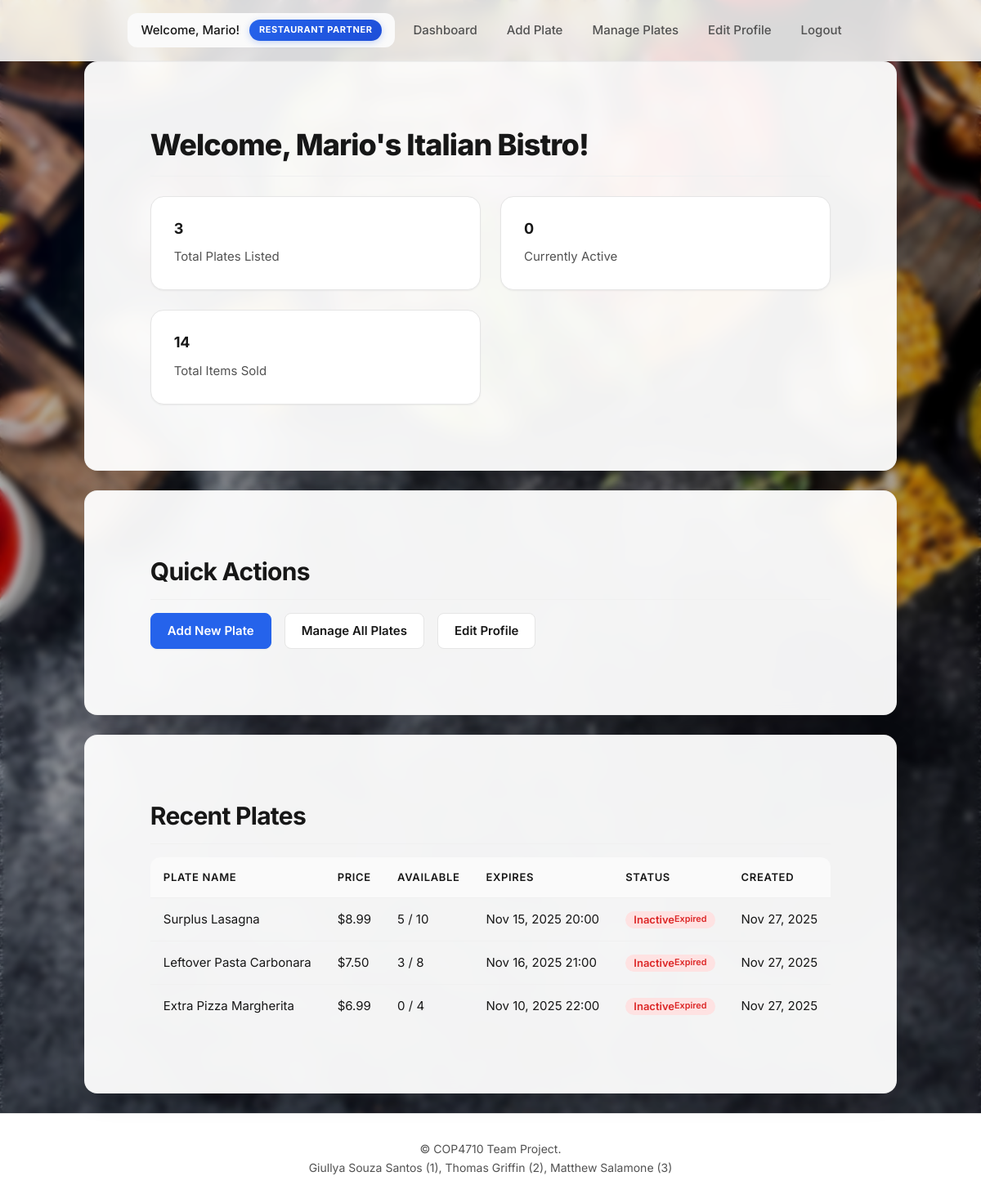
Before: /restaurant_dashboard.php (signed in) with the older database file.
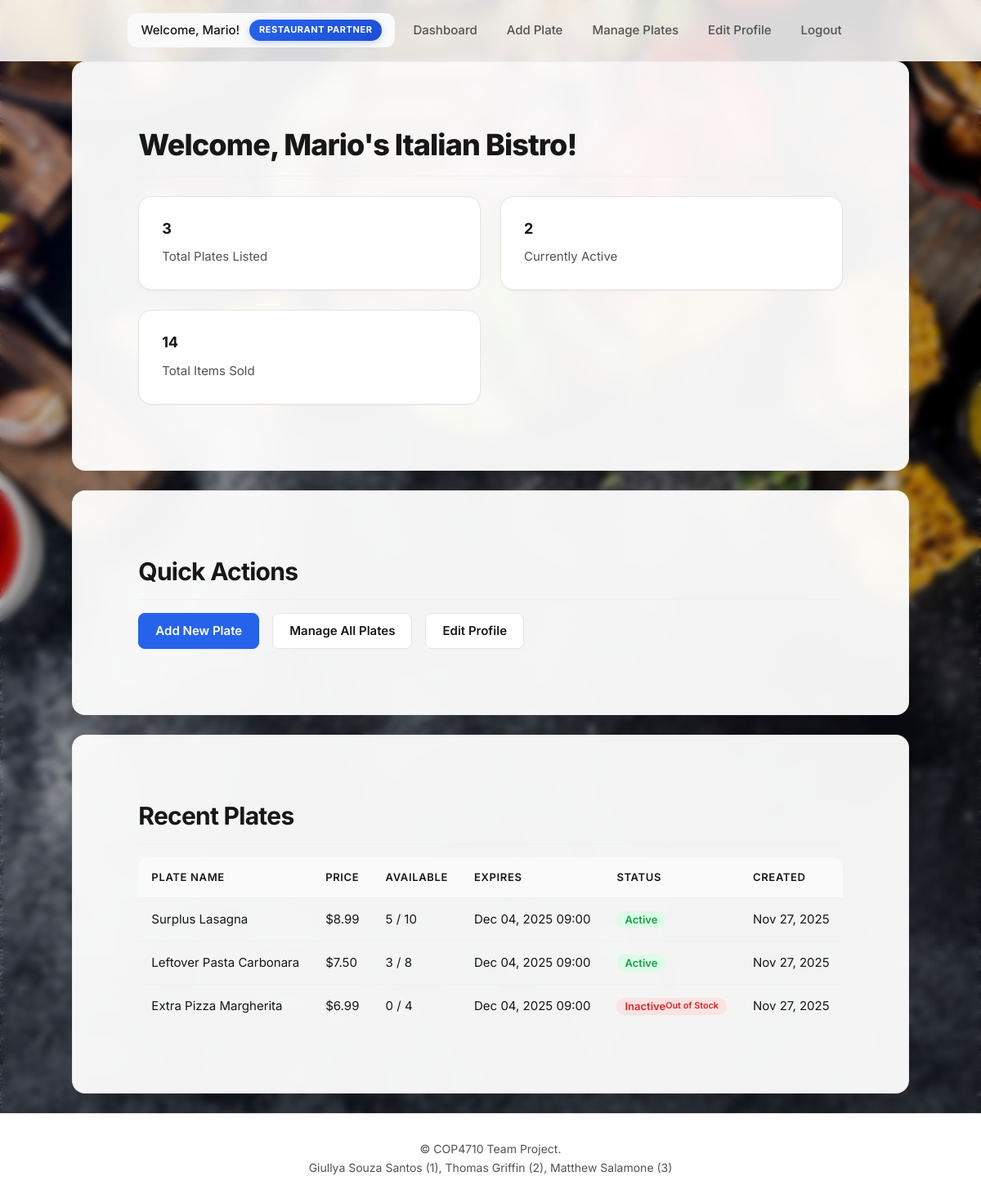
After: the same page with the newer database file.
### tables this page shows
CREATE TABLE Plates (
    plate_id INT AUTO_INCREMENT PRIMARY KEY,
    restaurant_id INT NOT NULL,
    plate_name VARCHAR(255) NOT NULL,
    description TEXT,
    price DECIMAL(10, 2) NOT NULL,
    quantity_available INT NOT NULL,
    original_quantity INT NOT NULL,
    available_from DATETIME NOT NULL,
    available_until DATETIME NOT NULL,
    is_active BOOLEAN DEFAULT TRUE,
    created_at TIMESTAMP DEFAULT CURRENT_TIMESTAMP,
    updated_at TIMESTAMP DEFAULT CURRENT_TIMESTAMP ON UPDATE CURRENT_TIMESTAMP,
    FOREIGN KEY (restaurant_id) REFERENCES Restaurants(restaurant_id) ON DELETE CASCADE,
    CHECK (quantity_available >= 0),
    CHECK (quantity_available <= original_quantity)
);

### restaurant_dashboard.php (the view, shortened to what this page needs)
<?php
$db = getDB();
$restaurant_id = $_SESSION['user_id'];
$stmt = $db->prepare("SELECT * FROM Restaurants WHERE restaurant_id = ?");
$stmt->bind_param("i", $restaurant_id);
$stmt->execute();
$restaurant = $stmt->get_result()->fetch_assoc();
$stmt = $db->prepare("SELECT COUNT(*) as total_plates FROM Plates WHERE restaurant_id = ?");
$stmt->bind_param("i", $restaurant_id);
$stmt->execute();
$stats = $stmt->get_result()->fetch_assoc();
$stmt = $db->prepare("SELECT COUNT(*) as active_plates FROM Plates WHERE restaurant_id = ? AND is_active = TRUE AND NOW() BETWEEN available_from AND available_until AND quantity_available > 0");
$stmt->bind_param("i", $restaurant_id);
$stmt->execute();
$active_stats = $stmt->get_result()->fetch_assoc();
$stmt = $db->prepare("SELECT SUM(original_quantity - quantity_available) as total_sold FROM Plates WHERE restaurant_id = ?");
$stmt->bind_param("i", $restaurant_id);
$stmt->execute();
$sold_stats = $stmt->get_result()->fetch_assoc();
$stmt = $db->prepare("SELECT * FROM Plates WHERE restaurant_id = ? ORDER BY created_at DESC LIMIT 5");
$stmt->bind_param("i", $restaurant_id);
$stmt->execute();
$recent_plates = $stmt->get_result();
function getPlateStatus($plate) {
    $now = new DateTime();
    $expiration = new DateTime($plate['available_until']);
    $is_expired = $now > $expiration;
    $out_of_stock = $plate['quantity_available'] <= 0;
    if ($is_expired || $out_of_stock) {
        return [
            'status' => 'Inactive',
            'badge_class' => 'badge-inactive',
            'reason' => $is_expired ? 'Expired' : 'Out of Stock'
        ];
    } elseif ($plate['is_active']) {
        return [
            'status' => 'Active',
            'badge_class' => 'badge-active',
            'reason' => ''
        ];
    } else {
        return [
            'status' => 'Inactive',
            'badge_class' => 'badge-inactive',
            'reason' => 'Disabled'
        ];
    }
}
include 'includes/header.php';
?>
<div class="card">
    <h1>Welcome, <?php echo htmlspecialchars($restaurant['restaurant_name']); ?>!</h1>
    <div class="grid">
        <div class="grid-item">
            <h3><?php echo $stats['total_plates']; ?></h3>
            <p>Total Plates Listed</p>
        </div>
        <div class="grid-item">
            <h3><?php echo $active_stats['active_plates']; ?></h3>
            <p>Currently Active</p>
        </div>
        <div class="grid-item">
            <h3><?php echo $sold_stats['total_sold'] ?? 0; ?></h3>
            <p>Total Items Sold</p>
        </div>
    </div>
</div>
<div class="card">
    <h2>Quick Actions</h2>
    <div style="display: flex; gap: 1rem; flex-wrap: wrap;">
        <a href="restaurant_add_plate.php" class="btn btn-primary">Add New Plate</a>
        <a href="restaurant_manage_plates.php" class="btn btn-secondary">Manage All Plates</a>
        <a href="profile_edit.php" class="btn btn-secondary">Edit Profile</a>
    </div>
</div>
<div class="card">
    <h2>Recent Plates</h2>
    <?php if ($recent_plates->num_rows > 0): ?>
        <table>
            <thead>
                <tr>
                    <th>Plate Name</th>
                    <th>Price</th>
                    <th>Available</th>
                    <th>Expires</th>
                    <th>Status</th>
                    <th>Created</th>
                </tr>
            </thead>
            <tbody>
                <?php while ($plate = $recent_plates->fetch_assoc()):
                    $plate_status = getPlateStatus($plate);
                ?>
                    <tr>
                        <td><?php echo htmlspecialchars($plate['plate_name']); ?></td>
                        <td>$<?php echo number_format($plate['price'], 2); ?></td>
                        <td><?php echo $plate['quantity_available']; ?> / <?php echo $plate['original_quantity']; ?></td>
                        <td><?php echo date('M d, Y H:i', strtotime($plate['available_until'])); ?></td>
                        <td>
                            <span class="badge <?php echo $plate_status['badge_class']; ?>">
                                <?php echo $plate_status['status']; ?>
                                <?php if ($plate_status['reason']): ?>
                                    <br><small><?php echo $plate_status['reason']; ?></small>
                                <?php endif; ?>
                            </span>
                        </td>
                        <td><?php echo date('M d, Y', strtotime($plate['created_at'])); ?></td>
                    </tr>
                <?php endwhile; ?>
            </tbody>
        </table>
    <?php else: ?>
        <p class="text-muted">No plates added yet. <a href="restaurant_add_plate.php">Add your first plate!</a></p>
    <?php endif; ?>
</div>
<?php
include 'includes/footer.php';
?>

Changed rows visible on the page:
changed plates "Surplus Lasagna": available_until "Nov 15, 2025 20:00" → "Dec 04, 2025 09:00"; available_until "Inactive" → "Active"; available_until "Expired" → (not shown)
changed plates "Leftover Pasta Carbonara": available_until "Nov 16, 2025 21:00" → "Dec 04, 2025 09:00"; available_until "Inactive" → "Active"; available_until "Expired" → (not shown)
changed plates "Extra Pizza Margherita": available_until "Nov 10, 2025 22:00" → "Dec 04, 2025 09:00"; available_until "Expired" → "Out of Stock"
Other visible differences:
$active_stats['active_plates']: "0" → "2"
